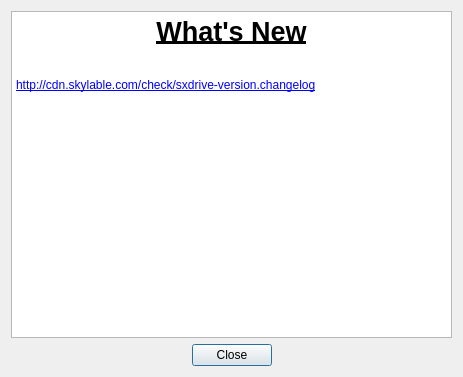
<?xml version="1.0" encoding="UTF-8"?>
<ui version="4.0">
 <class>WhatsNew</class>
 <widget class="QDialog" name="WhatsNew">
  <property name="geometry">
   <rect>
    <x>0</x>
    <y>0</y>
    <width>463</width>
    <height>377</height>
   </rect>
  </property>
  <property name="windowTitle">
   <string>What's New</string>
  </property>
  <layout class="QVBoxLayout" name="verticalLayout">
   <item>
    <widget class="QTextEdit" name="textEdit">
     <property name="readOnly">
      <bool>true</bool>
     </property>
     <property name="html">
      <string notr="true">&lt;!DOCTYPE HTML PUBLIC &quot;-//W3C//DTD HTML 4.0//EN&quot; &quot;http://www.w3.org/TR/REC-html40/strict.dtd&quot;&gt;
&lt;html&gt;&lt;head&gt;&lt;meta name=&quot;qrichtext&quot; content=&quot;1&quot; /&gt;&lt;style type=&quot;text/css&quot;&gt;
p, li { white-space: pre-wrap; }
&lt;/style&gt;&lt;/head&gt;&lt;body style=&quot; font-family:'Sans Serif'; font-size:9pt; font-weight:400; font-style:normal;&quot;&gt;
&lt;p align=&quot;center&quot; style=&quot; margin-top:0px; margin-bottom:0px; margin-left:0px; margin-right:0px; -qt-block-indent:0; text-indent:0px;&quot;&gt;&lt;span style=&quot; font-size:20pt; font-weight:600; text-decoration: underline;&quot;&gt;What's New&lt;/span&gt;&lt;/p&gt;
&lt;p style=&quot;-qt-paragraph-type:empty; margin-top:0px; margin-bottom:0px; margin-left:0px; margin-right:0px; -qt-block-indent:0; text-indent:0px; font-size:20pt; font-weight:600; text-decoration: underline;&quot;&gt;&lt;br /&gt;&lt;/p&gt;
&lt;p style=&quot; margin-top:0px; margin-bottom:0px; margin-left:0px; margin-right:0px; -qt-block-indent:0; text-indent:0px;&quot;&gt;&lt;a name=&quot;comment_text_0&quot;&gt;&lt;/a&gt;&lt;a href=&quot;http://cdn.skylable.com/check/sxdrive-version.changelog&quot;&gt;&lt;span style=&quot; font-family:'Courier New,courier'; text-decoration: underline; color:#0000ff;&quot;&gt;h&lt;/span&gt;&lt;/a&gt;&lt;span style=&quot; font-family:'Courier New,courier'; text-decoration: underline; color:#0000ff;&quot;&gt;ttp://cdn.skylable.com/check/sxdrive-version.changelog&lt;/span&gt;&lt;/p&gt;&lt;/body&gt;&lt;/html&gt;</string>
     </property>
    </widget>
   </item>
   <item>
    <layout class="QHBoxLayout" name="horizontalLayout">
     <item>
      <spacer name="horizontalSpacer">
       <property name="orientation">
        <enum>Qt::Horizontal</enum>
       </property>
       <property name="sizeHint" stdset="0">
        <size>
         <width>40</width>
         <height>20</height>
        </size>
       </property>
      </spacer>
     </item>
     <item>
      <widget class="QPushButton" name="pushButton">
       <property name="text">
        <string>Close</string>
       </property>
      </widget>
     </item>
     <item>
      <spacer name="horizontalSpacer_2">
       <property name="orientation">
        <enum>Qt::Horizontal</enum>
       </property>
       <property name="sizeHint" stdset="0">
        <size>
         <width>40</width>
         <height>20</height>
        </size>
       </property>
      </spacer>
     </item>
    </layout>
   </item>
  </layout>
 </widget>
 <resources/>
 <connections/>
</ui>
